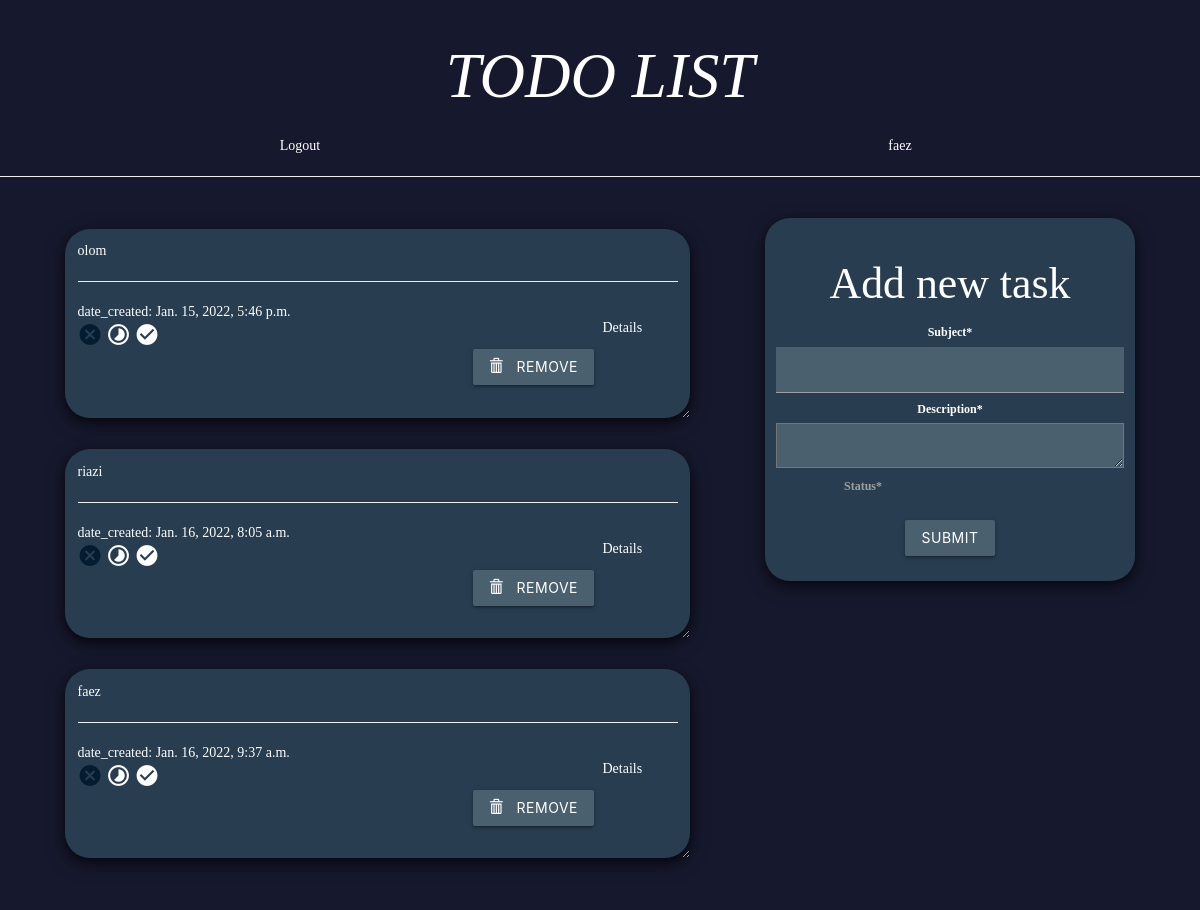
Screenshot of / (signed in) with the database file from the repository.
### todo/models.py (models this page shows, shortened)
class TodoModel(models.Model):
    user = models.ForeignKey(User, on_delete=models.CASCADE, null=True)
    subject = models.CharField(max_length=256)
    description = models.TextField()
    date_created = models.DateTimeField(auto_now_add=True)
    date_updated = models.DateTimeField(auto_now=True)
    status_choices = (
        ('1', 'undone'),
        ('2', 'doing'),
        ('3', 'done'),
    )
    status = models.CharField(choices=status_choices, max_length=10, default='1', null=True)
    def detail(self):
        return self.description.replace('\n', '/ ')

### todo/views.py (the view)
# urls.py: path('', views.todo_list, name='todo_list'),
@login_required
def todo_list(request):
    item_list = TodoModel.objects.filter(user=request.user)
    if request.method == 'POST':
        form = TodoForm(request.POST)
        if form.is_valid():
            form.save(request.user)
            return redirect('ToDo:todo_list')
    form = TodoForm()
    context = {
        'forms': form,
        'list': item_list,
        'title': 'TODO LIST',
    }
    return render(request, 'todo/todo_list.html', context)

### todo/forms.py (shortened to what this page needs)
class TodoForm(forms.ModelForm):
    class Meta:
        model = TodoModel
        exclude = ('user', )

### templates/todo/todo_list.html (shortened to what this page needs)
{% extends 'base.html' %}
{% load static %}
{% block content %}
    <center class="row">
        <h1><i class="font_color">TODO LIST</i></h1>
        <div class="font_color">
            {{ user }}
            <div class="col-md-6">
                <a href="{% url 'logout' %}">Logout</a>
            </div>
        </div>
        <hr>
    </center>
    {% if list %}
        <div class="row">
            <div class="col-md-7 font_color margin_card">
                {% for todo in list %}
                    <div class="">
                        <div class="card">
                            {{ todo.subject }}
                            <hr>
                            date_created: {{ todo.date_created }}
                            <br>
                                <i class="material-icons nav-icon"
                                   style="font-size: 25px; {% if todo.status == '1' %}color: #041C32; {% endif %}">cancel</i>
                                <i class="material-icons nav-icon"
                                   style="font-size: 25px; {% if todo.status == '2' %}color: #041C32; {% endif %}">timelapse</i>
                                <i class="material-icons nav-icon"
                                   style="font-size: 25px; {% if todo.status == '3' %}color: #041C32; {% endif %}">check_circle</i>
                            <br>
                            <div class="tooltiped">Details
                            </div>
                            <form action="/del/{{ todo.pk }}/" method="POST"
                                  style=" padding-right: 4%; padding-bottom: 3%;">
                                <button value="remove" type="submit" class="btn font_color remove_button"
                                ><span
                                        class="glyphicon glyphicon-trash font_color"></span> &nbsp; remove
                                </button>
                            </form>
                        </div>
                    </div>
                {% endfor %}
            </div>
            <div class="col-md-1">
            </div>
            <div class="col-md-4">
                <div class="submit_form">
                    <form method="POST">
                        <h3 class="font_color">Add new task</h3>
                        <div id="div_id_subject" class="control-group "><label for="id_subject"
                                                                               class="control-label requiredField font_color">
                            Subject<span class="asteriskField font_color font_color">*</span> </label>
                            <div class="controls"><input style="background: #6a828c82;" type="text"
                                                         name="subject" maxlength="256"
                                                         class="textinput textInput"
                                                         required="" id="id_subject"></div>
                        </div>
                        <div id="div_id_description" class="control-group"><label for="id_description"
                                                                                  class="control-label requiredField font_color">
                            Description<span class="asteriskField">*</span> </label>
                            <div class="controls"><textarea style="background: #6a828c82;"
                                                            name="description" cols="30" rows="10" class="textarea"
                                                            required=""
                                                            id="id_description"></textarea></div>
                        </div>
                        <div class="row status">
                            <div id="div_id_status" class="control-group col-md-6 font_color"><label for="id_status"
                                                                                                     class="control-label requiredField">
                                Status<span class="asteriskField">*</span> </label>
                            </div>
                        </div>
                        <center>
                            <input type="submit" class="font_color btn btn-default" value="submit"
                                   style="background: #6a828c82;">
                        </center>
                    </form>
                </div>
            </div>
        </div>
    {% endif %}
{% endblock %}

### static/css/style.css (style rules this page uses)
body { background: #16182d; font-family: "Times New Roman", Times, serif; }
.font_color { color: white; }
a { color: white; }
.card { box-shadow: 0 4px 8px 0 rgba(0, 0, 0, 0.5), 0 6px 20px 0 rgba(0, 0, 0, 0.39); background: #39617382; margin-bottom: 5%; border-radius: 25px; padding: 2%; overflow: auto; resize: both; text-overflow: ellipsis; }
.submit_form { text-align: center; padding: 3%; background: #39617382; filter: progid:DXImageTransform.Microsoft.gradient(startColorstr="#B9EBDD", endColorstr="#62847C", GradientType=1); border-radius: 25px; box-shadow: 0 4px 8px 0 rgba(0, 0, 0, 0.4), 0 6px 20px 0 rgba(0, 0, 0, 0.36); }
.margin_card { margin-left: 50px; padding-top: 4px; padding-right: 60px; }
.remove_button { float: right; background: #6a828c82; padding-bottom: 4px; margin-top: -24px; position: absolute; right: 96px; }
.status { margin-top: 10px; }
.tooltiped { position: relative; display: inline-block; left: 525px; top: -35px; }

### rows the page displays
TodoModel: subject "olom", date_created "Jan. 15, 2022, 5:46 p.m."
TodoModel: subject "riazi", date_created "Jan. 16, 2022, 8:05 a.m."
TodoModel: subject "faez", date_created "Jan. 16, 2022, 9:37 a.m."

### other values shown
{{ user }} "faez"
